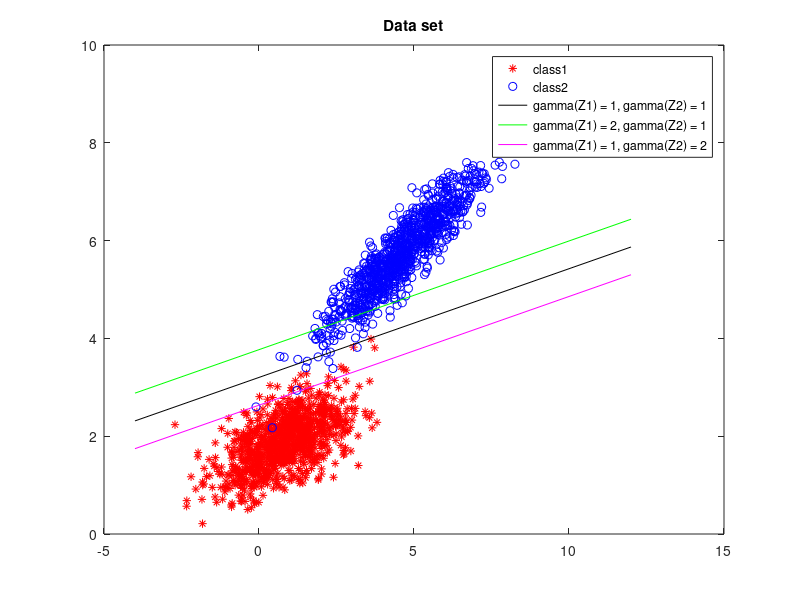

Source code (MATLAB):
% Pattern recognition - Homework 3
% Linear classifier - Desired output approach. 

% Generates 1000 points from each of the 2 classes. Classes are linearly
% separable and have normal distribution. 
% A linear classifier based on desired output is calculated. Results are
% plotted. 

% January, 2019
% Savic Jovana 2013/243

close all
clear all

% Generate 500 points from each of two 2-dimensional classes. 
% Probability density functions are defined as:
% f1(X) = N(M1, S1)
% f2(X) = N(M2, S2)

N = 1000;

M1 = [0.8 1.9]';
M2 = [4.7 5.8]';

S1 = [1 0.7; 0.3 0.5]; 
S2 = [1.3 1.5; 0.8 1.1]; 

P1 = 0.5; P2 = 0.5;

% Apply color transform.
[F1, L1] = eig(S1);
[F2, L2] = eig(S2); 

T1 = F1 * L1^(1/2); 
T2 = F2 * L2^(1/2); 

% Generate first class' data points.
for i = 1:N
    X1(:,i) = T1*randn(2,1)+M1;
end

% Generate second class' data points.
for i = 1:N
    X2(:,i) = T2*randn(2,1)+M2;
end

% Plot data points
figure(1)
plot(X1(1,:),X1(2,:),'r*');
title('Data set');
hold on
plot(X2(1,:), X2(2,:), 'bo');
hold off

%%%%%%%%%%%%%%%%%%%%%%%%%%%%%%%%%%%%%%%%%%%%%%%%%%%%%%%%%%%%%%%%%%%%%%%%%%%
% Linear classifier - desired output approach. 
% Find linear classifier based on desired output approach. See what happens
% as Gamma matrix changes. Plot classifiers. 

Z1 = (-1).*[ones(1,N); X1];
Z2 = [ones(1,N); X2];
U = [Z1 Z2];
Gama = ones(2*N, 1);

Gama1 = [2*ones(N,1); ones(N,1)];
Gama2 = [ones(N,1); 2*ones(N,1)];

W = (U*U')^(-1)*U*Gama;
W1 = (U*U')^(-1)*U*Gama1;
W2 = (U*U')^(-1)*U*Gama2;

xp = [-4 12];
figure(1)
hold on
plot(xp, -(W(1)+W(2)*xp)/W(3), 'k');
plot(xp, -(W1(1)+W1(2)*xp)/W1(3), 'g');
plot(xp, -(W2(1)+W2(2)*xp)/W2(3), 'm');
legend('class1', 'class2', 'gamma(Z1) = 1, gamma(Z2) = 1', ... 
    'gamma(Z1) = 2, gamma(Z2) = 1', 'gamma(Z1) = 1, gamma(Z2) = 2');
hold off